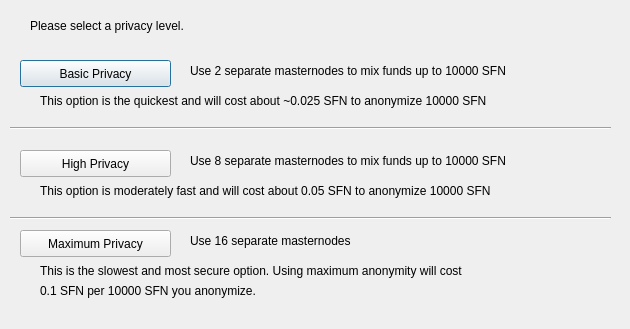
<?xml version="1.0" encoding="UTF-8"?>
<ui version="4.0">
 <class>ObfuscationConfig</class>
 <widget class="QDialog" name="ObfuscationConfig">
  <property name="geometry">
   <rect>
    <x>0</x>
    <y>0</y>
    <width>630</width>
    <height>329</height>
   </rect>
  </property>
  <property name="windowTitle">
   <string>Configure Obfuscation</string>
  </property>
  <widget class="QPushButton" name="buttonBasic">
   <property name="geometry">
    <rect>
     <x>20</x>
     <y>60</y>
     <width>151</width>
     <height>27</height>
    </rect>
   </property>
   <property name="text">
    <string>Basic Privacy</string>
   </property>
  </widget>
  <widget class="QPushButton" name="buttonHigh">
   <property name="geometry">
    <rect>
     <x>20</x>
     <y>150</y>
     <width>151</width>
     <height>27</height>
    </rect>
   </property>
   <property name="text">
    <string>High Privacy</string>
   </property>
  </widget>
  <widget class="QPushButton" name="buttonMax">
   <property name="geometry">
    <rect>
     <x>20</x>
     <y>230</y>
     <width>151</width>
     <height>27</height>
    </rect>
   </property>
   <property name="text">
    <string>Maximum Privacy</string>
   </property>
  </widget>
  <widget class="QLabel" name="label">
   <property name="geometry">
    <rect>
     <x>30</x>
     <y>10</y>
     <width>571</width>
     <height>31</height>
    </rect>
   </property>
   <property name="text">
    <string>Please select a privacy level.</string>
   </property>
  </widget>
  <widget class="QLabel" name="label_2">
   <property name="geometry">
    <rect>
     <x>190</x>
     <y>60</y>
     <width>421</width>
     <height>21</height>
    </rect>
   </property>
   <property name="text">
    <string>Use 2 separate masternodes to mix funds up to 10000 SFN</string>
   </property>
  </widget>
  <widget class="QLabel" name="label_3">
   <property name="geometry">
    <rect>
     <x>190</x>
     <y>150</y>
     <width>411</width>
     <height>21</height>
    </rect>
   </property>
   <property name="text">
    <string>Use 8 separate masternodes to mix funds up to 10000 SFN</string>
   </property>
  </widget>
  <widget class="QLabel" name="label_4">
   <property name="geometry">
    <rect>
     <x>190</x>
     <y>230</y>
     <width>421</width>
     <height>21</height>
    </rect>
   </property>
   <property name="text">
    <string>Use 16 separate masternodes</string>
   </property>
  </widget>
  <widget class="QLabel" name="label_6">
   <property name="geometry">
    <rect>
     <x>40</x>
     <y>90</y>
     <width>561</width>
     <height>21</height>
    </rect>
   </property>
   <property name="text">
    <string>This option is the quickest and will cost about ~0.025 SFN to anonymize 10000 SFN</string>
   </property>
  </widget>
  <widget class="QLabel" name="label_7">
   <property name="geometry">
    <rect>
     <x>40</x>
     <y>180</y>
     <width>561</width>
     <height>21</height>
    </rect>
   </property>
   <property name="text">
    <string>This option is moderately fast and will cost about 0.05 SFN to anonymize 10000 SFN</string>
   </property>
  </widget>
  <widget class="QLabel" name="label_8">
   <property name="geometry">
    <rect>
     <x>40</x>
     <y>260</y>
     <width>561</width>
     <height>21</height>
    </rect>
   </property>
   <property name="text">
    <string>This is the slowest and most secure option. Using maximum anonymity will cost</string>
   </property>
  </widget>
  <widget class="QLabel" name="label_9">
   <property name="geometry">
    <rect>
     <x>40</x>
     <y>280</y>
     <width>561</width>
     <height>21</height>
    </rect>
   </property>
   <property name="text">
    <string>0.1 SFN per 10000 SFN you anonymize.</string>
   </property>
  </widget>
  <widget class="Line" name="line">
   <property name="geometry">
    <rect>
     <x>10</x>
     <y>120</y>
     <width>601</width>
     <height>16</height>
    </rect>
   </property>
   <property name="orientation">
    <enum>Qt::Horizontal</enum>
   </property>
  </widget>
  <widget class="Line" name="line_2">
   <property name="geometry">
    <rect>
     <x>10</x>
     <y>210</y>
     <width>601</width>
     <height>16</height>
    </rect>
   </property>
   <property name="orientation">
    <enum>Qt::Horizontal</enum>
   </property>
  </widget>
 </widget>
 <resources/>
 <connections/>
</ui>
